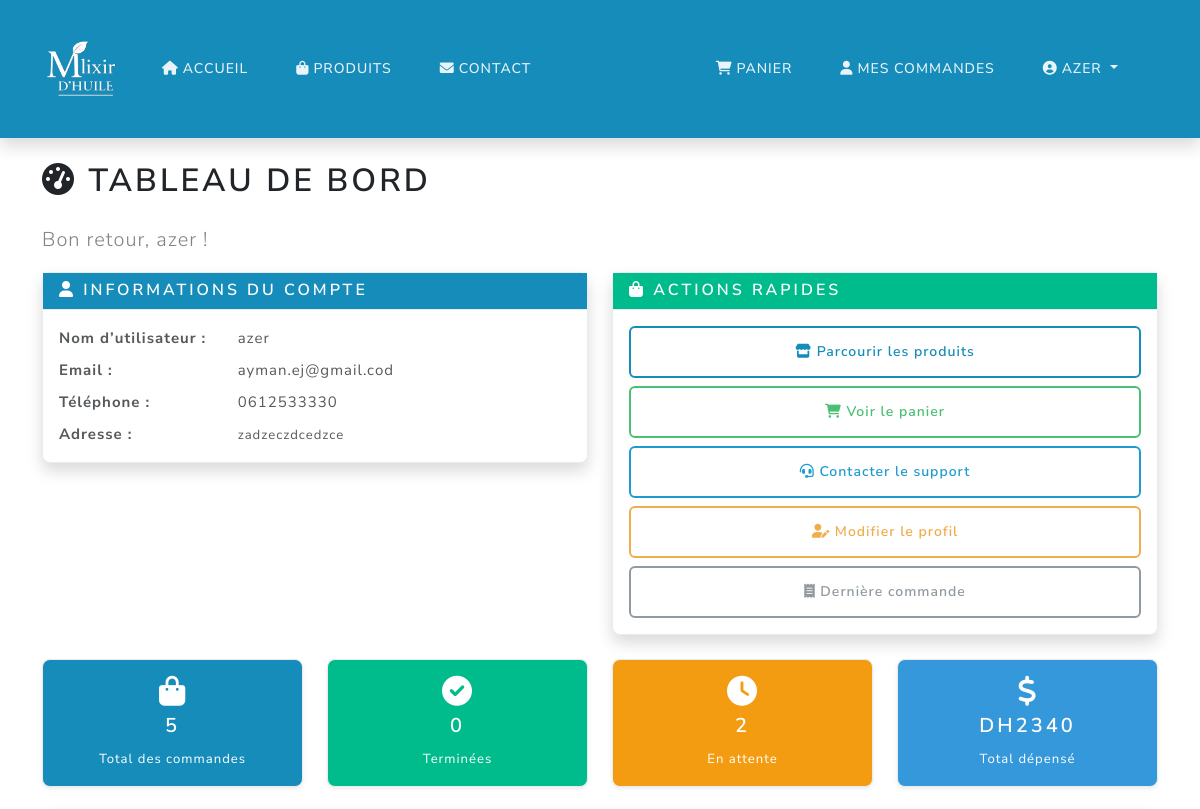
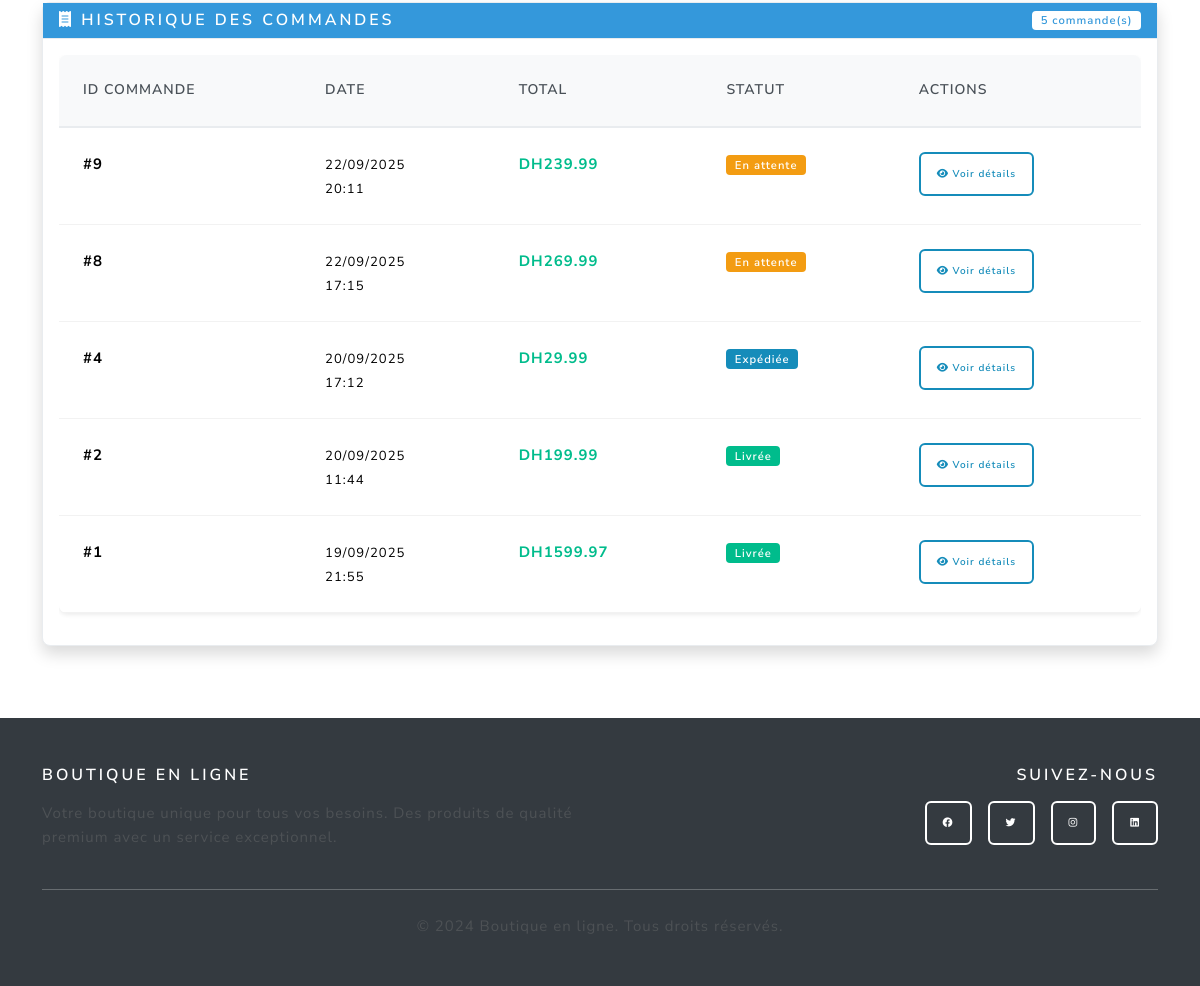
The page /dashboard (signed in) on the database its author committed (2 pictures, top to bottom).
### main.py (models this page shows)
class User(UserMixin, db.Model):
    id = db.Column(db.Integer, primary_key=True)
    username = db.Column(db.String(80), unique=True, nullable=False)
    email = db.Column(db.String(120), unique=True, nullable=False)
    password_hash = db.Column(db.String(120), nullable=False)
    phone = db.Column(db.String(20), nullable=True)
    address = db.Column(db.Text, nullable=True)
    is_admin = db.Column(db.Boolean, default=False)
    orders = db.relationship('Order', backref='user', lazy=True)

class Order(db.Model):
    id = db.Column(db.Integer, primary_key=True)
    user_id = db.Column(db.Integer, db.ForeignKey('user.id'), nullable=False)
    total = db.Column(db.Float, nullable=False)
    status = db.Column(db.String(20), default='pending')
    created_at = db.Column(db.DateTime, default=db.func.current_timestamp())

### main.py (the view)
@app.route('/dashboard')
@login_required
def dashboard():
    orders = Order.query.filter_by(user_id=current_user.id).order_by(Order.created_at.desc()).all()
    return render_template('dashboard.html', orders=orders)

### main.py (called while the page is built, shortened)
@login_manager.user_loader
def load_user(user_id):
    return User.query.get(int(user_id))

@app.context_processor
def inject_cart_count():
    if current_user.is_authenticated:
        try:
            from sqlalchemy import inspect
            inspector = inspect(db.engine)
            if 'cart' in inspector.get_table_names():
                cart_count = Cart.query.filter_by(user_id=current_user.id).count()
                cart_total_quantity = db.session.query(db.func.sum(Cart.quantity))\
                    .filter_by(user_id=current_user.id).scalar() or 0
                return {
                    'cart_count': cart_count,
                    'cart_total_quantity': int(cart_total_quantity)
                }
        except Exception:
            pass
    return {'cart_count': 0, 'cart_total_quantity': 0}

def get_shipping_settings():
    settings = ShippingSettings.query.first()
    return settings

@app.context_processor
def inject_shipping_settings():
    try:
        settings = get_shipping_settings()
        return {
            'shipping_settings': settings,
            'free_shipping_threshold': settings.free_shipping_threshold,
            'standard_shipping_cost': settings.standard_shipping_cost,
            'tax_rate': settings.tax_rate,
            'currency': settings.currency
        }
    except:
        return {
            'shipping_settings': None,
            'free_shipping_threshold': 500,
            'standard_shipping_cost': 30,
            'tax_rate': 0.2,
            'currency': 'DH'
        }

@app.context_processor
def inject_admin_stats():
    return {'unread_contacts_count': 0, 'pending_responses_count': 0}

### templates/dashboard.html (shortened to what this page needs)
{% extends "base.html" %}
{% block content %}
<div class="container py-4">
  <div class="row">
    <div class="col-12">
      <h1 class="mb-4"><i class="fas fa-tachometer-alt"></i> Tableau de bord</h1>
      <p class="lead text-muted">Bon retour, {{ current_user.username }} !</p>
    </div>
  </div>
  <div class="row mb-4">
    <div class="col-md-6">
      <div class="card shadow">
        <div class="card-header bg-primary text-white">
          <h5 class="mb-0"><i class="fas fa-user"></i> Informations du compte</h5>
        </div>
        <div class="card-body">
          <div class="row mb-2">
            <div class="col-sm-4">
              <strong>Nom d’utilisateur :</strong>
            </div>
            <div class="col-sm-8">{{ current_user.username }}</div>
          </div>
          <div class="row mb-2">
            <div class="col-sm-4">
              <strong>Email :</strong>
            </div>
            <div class="col-sm-8">{{ current_user.email }}</div>
          </div>
          <div class="row mb-2">
            <div class="col-sm-4">
              <strong>Téléphone :</strong>
            </div>
            <div class="col-sm-8">{{ current_user.phone or 'Non fourni' }}</div>
          </div>
          <div class="row">
            <div class="col-sm-4">
              <strong>Adresse :</strong>
            </div>
            <div class="col-sm-8">
              <small>{{ current_user.address or 'Non fournie' }}</small>
            </div>
          </div>
        </div>
      </div>
    </div>
    <div class="col-md-6">
      <div class="card shadow">
        <div class="card-header bg-success text-white">
          <h5 class="mb-0">
            <i class="fas fa-shopping-bag"></i> Actions rapides
          </h5>
        </div>
        <div class="card-body">
          <div class="d-grid gap-2">
            <a href="{{ url_for('products') }}" class="btn btn-outline-primary">
              <i class="fas fa-store"></i> Parcourir les produits
            </a>
            <a href="{{ url_for('cart') }}" class="btn btn-outline-success">
              <i class="fas fa-shopping-cart"></i> Voir le panier
            </a>
            <a href="{{ url_for('contact') }}" class="btn btn-outline-info">
              <i class="fas fa-headset"></i> Contacter le support
            </a>
            <a href="{{ url_for('profile') }}" class="btn btn-outline-warning">
              <i class="fas fa-user-edit"></i> Modifier le profil
            </a>
            {% if orders %}
            <a href="{{ url_for('order_detail', order_id=orders[0].id) }}" class="btn btn-outline-secondary">
              <i class="fas fa-receipt"></i> Dernière commande
            </a>
            {% endif %}
          </div>
        </div>
      </div>
    </div>
  </div>
  <div class="row mb-4">
    <div class="col-md-3">
      <div class="card bg-primary text-white">
        <div class="card-body text-center">
          <i class="fas fa-shopping-bag fa-2x mb-2"></i>
          <h4>{{ orders|length }}</h4>
          <small>Total des commandes</small>
        </div>
      </div>
    </div>
    <div class="col-md-3">
      <div class="card bg-success text-white">
        <div class="card-body text-center">
          <i class="fas fa-check-circle fa-2x mb-2"></i>
          <h4>{{ orders|selectattr('status', 'equalto', 'completed')|list|length }}</h4>
          <small>Terminées</small>
        </div>
      </div>
    </div>
    <div class="col-md-3">
      <div class="card bg-warning text-white">
        <div class="card-body text-center">
          <i class="fas fa-clock fa-2x mb-2"></i>
          <h4>{{ orders|selectattr('status', 'equalto', 'pending')|list|length }}</h4>
          <small>En attente</small>
        </div>
      </div>
    </div>
    <div class="col-md-3">
      <div class="card bg-info text-white">
        <div class="card-body text-center">
          <i class="fas fa-dollar-sign fa-2x mb-2"></i>
          <h4>DH{{ "%.0f"|format(orders|sum(attribute='total')) }}</h4>
          <small>Total dépensé</small>
        </div>
      </div>
    </div>
  </div>
  <div class="row">
    <div class="col-12">
      <div class="card shadow">
        <div class="card-header bg-info text-white d-flex justify-content-between align-items-center">
          <h5 class="mb-0"><i class="fas fa-receipt"></i> Historique des commandes</h5>
          <span class="badge bg-white text-info">{{ orders|length }} commande(s)</span>
        </div>
        <div class="card-body">
          {% if orders %}
          <div class="table-responsive">
            <table class="table table-hover">
              <thead>
                <tr>
                  <th>ID Commande</th>
                  <th>Date</th>
                  <th>Total</th>
                  <th>Statut</th>
                  <th>Actions</th>
                </tr>
              </thead>
              <tbody>
                {% for order in orders %}
                <tr>
                  <td><strong>#{{ order.id }}</strong></td>
                  <td>
                    <small>
                      {{ order.created_at.strftime('%d/%m/%Y') if order.created_at else 'N/A' }}<br>
                      {{ order.created_at.strftime('%H:%M') if order.created_at else '' }}
                    </small>
                  </td>
                  <td><strong class="text-success">DH{{ "%.2f"|format(order.total) }}</strong></td>
                  <td>
                    {% if order.status == 'pending' %}
                      <span class="badge bg-warning">En attente</span>
                    {% elif order.status == 'processing' %}
                      <span class="badge bg-info">En cours</span>
                    {% elif order.status == 'shipped' %}
                      <span class="badge bg-primary">Expédiée</span>
                    {% elif order.status == 'delivered' %}
                      <span class="badge bg-success">Livrée</span>
                    {% elif order.status == 'completed' %}
                      <span class="badge bg-success">Terminée</span>
                    {% elif order.status == 'cancelled' %}
                      <span class="badge bg-danger">Annulée</span>
                    {% else %}
                      <span class="badge bg-secondary">{{ order.status.title() }}</span>
                    {% endif %}
                  </td>
                  <td>
                    <a href="{{ url_for('order_detail', order_id=order.id) }}"
                       class="btn btn-sm btn-outline-primary">
                      <i class="fas fa-eye"></i> Voir détails
                    </a>
                  </td>
                </tr>
                {% endfor %}
              </tbody>
            </table>
          </div>
          {% endif %}
        </div>
      </div>
    </div>
  </div>
</div>
{% endblock %}

### templates/base.html (shortened to what this page needs)
<!DOCTYPE html>
<html lang="fr">
  <head>
    <link
      href="https://cdn.jsdelivr.net/npm/bootswatch@5.3.2/dist/lux/bootstrap.min.css"
      rel="stylesheet"
    />
    <link
      href="https://cdnjs.cloudflare.com/ajax/libs/font-awesome/6.0.0/css/all.min.css"
      rel="stylesheet"
    />
    <link
      href="{{ url_for('static', filename='css/style.css') }}"
      rel="stylesheet"
    />
  </head>
  <body>
    <nav class="navbar navbar-expand-lg navbar-dark bg-dark">
      <div class="container">
        <a class="navbar-brand d-flex align-items-center fw-bold" href="{{ url_for('home') }}">
          <img src="{{ url_for('static', filename='image1.png') }}"
               alt="E-SHOP Logo"
               style="height:80px; width:auto; border-radius:8px;">
        </a>
        <div class="collapse navbar-collapse" id="navbarNav">
          <ul class="navbar-nav me-auto">
            <li class="nav-item">
              <a class="nav-link" href="{{ url_for('home') }}">
                <i class="fas fa-home me-1"></i>Accueil
              </a>
            </li>
            <li class="nav-item">
              <a class="nav-link" href="{{ url_for('products') }}">
                <i class="fas fa-shopping-bag me-1"></i>Produits
              </a>
            </li>
            <li class="nav-item">
              <a class="nav-link" href="{{ url_for('contact') }}">
                <i class="fas fa-envelope me-1"></i>Contact
              </a>
            </li>
          </ul>
          <ul class="navbar-nav">
            {% if current_user.is_authenticated %}
              <li class="nav-item">
                <a class="nav-link position-relative" href="{{ url_for('cart') }}">
                  <i class="fas fa-shopping-cart me-1"></i>Panier
                </a>
              </li>
              <li class="nav-item">
                <a class="nav-link" href="{{ url_for('dashboard') }}">
                  <i class="fas fa-user me-1"></i>Mes commandes
                </a>
              </li>
              <li class="nav-item dropdown">
                <a class="nav-link dropdown-toggle" href="#" role="button" data-bs-toggle="dropdown">
                  <i class="fas fa-user-circle me-1"></i>{{ current_user.username }}
                </a>
              </li>
            {% endif %}
          </ul>
        </div>
      </div>
    </nav>
    <main>{% block content %}{% endblock %}</main>
    <footer class="bg-dark text-light py-5 mt-5">
      <div class="container">
        <div class="row">
          <div class="col-md-6">
            <h5 class="fw-bold mb-3">Boutique en ligne</h5>
            <p class="text-muted">
              Votre boutique unique pour tous vos besoins. Des produits de qualité
              premium avec un service exceptionnel.
            </p>
          </div>
          <div class="col-md-6 text-md-end">
            <h5 class="fw-bold mb-3">Suivez-nous</h5>
            <div class="d-flex justify-content-md-end gap-3">
              <a href="#" class="btn btn-outline-light btn-sm">
                <i class="fab fa-facebook"></i>
              </a>
              <a href="#" class="btn btn-outline-light btn-sm">
                <i class="fab fa-twitter"></i>
              </a>
              <a href="#" class="btn btn-outline-light btn-sm">
                <i class="fab fa-instagram"></i>
              </a>
              <a href="#" class="btn btn-outline-light btn-sm">
                <i class="fab fa-linkedin"></i>
              </a>
            </div>
          </div>
        </div>
        <hr class="my-4" />
        <div class="text-center">
          <p class="text-muted mb-0">
            &copy; 2024 Boutique en ligne. Tous droits réservés.
          </p>
        </div>
      </div>
    </footer>
  </body>
</html>

### static/css/style.css (style rules this page uses)
:root { --bs-blue: #158cba; --bs-indigo: #6610f2; --bs-purple: #6f42c1; --bs-pink: #e83e8c; --bs-red: #e74c3c; --bs-orange: #fd7e14; --bs-yellow: #f39c12; --bs-green: #00bc8c; --bs-teal: #20c997; --bs-cyan: #17a2b8; --bs-white: #fff; --bs-gray: #6c757d; --bs-gray-dark: #343a40; --bs-gray-100: #f8f9fa; --bs-gray-200: #e9ecef; --bs-gray-300: #dee2e6; --bs-gray-400: #ced4da; --bs-gray-500: #adb5bd; --bs-gray-600: #6c757d; --bs-gray-700: #495057; --bs-gray-800: #343a40; --bs-gray-900: #212529; --bs-primary: #158cba; --bs-secondary: #f8f9fa; --bs-success: #00bc8c; --bs-info: #3498db; --bs-warning: #f39c12; --bs-danger: #e74c3c; --bs-light: #f8f9fa; --bs-dark: #343a40; }
body { font-family: "Nunito Sans", -apple-system, BlinkMacSystemFont, "Segoe UI", Roboto, "Helvetica Neue", Arial, sans-serif, "Apple Color Emoji", "Segoe UI Emoji", "Segoe UI Symbol"; font-size: 0.9375rem; font-weight: 400; line-height: 1.6; color: #495057; background-color: #fff; }
h1, h2, h3, h4, h5, h6 { color: #212529; font-weight: 600; }
.navbar { box-shadow: 0 0.5rem 1rem rgba(0, 0, 0, 0.15); background-color: var(--bs-primary) !important; }
.navbar-brand { font-weight: 700; font-size: 1.5rem; color: white !important; }
.navbar-nav .nav-link { font-weight: 500; color: rgba(255, 255, 255, 0.9) !important; transition: color 0.15s ease-in-out; }
.btn { border-radius: 0.375rem; font-weight: 600; text-transform: none; transition: all 0.15s ease-in-out; }
.btn-outline-primary { color: var(--bs-primary); border-color: var(--bs-primary); }
.card { border: 1px solid var(--bs-gray-200); border-radius: 0.5rem; box-shadow: 0 0.125rem 0.25rem rgba(0, 0, 0, 0.075); background-color: white; }
.card-header { background-color: var(--bs-gray-100); border-bottom: 1px solid var(--bs-gray-200); font-weight: 600; }
footer { background-color: var(--bs-gray-800); color: white; margin-top: auto; }
footer h5 { color: white; font-weight: 600; }
footer a { color: var(--bs-gray-300); text-decoration: none; transition: color 0.15s ease-in-out; }
.badge { font-size: 0.75em; font-weight: 600; padding: 0.375em 0.75em; border-radius: 0.25rem; }
.bg-primary { background-color: var(--bs-primary) !important; }
.bg-success { background-color: var(--bs-success) !important; }
.bg-warning { background-color: var(--bs-warning) !important; }
.bg-info { background-color: var(--bs-info) !important; }
.text-success { color: var(--bs-success) !important; }
.text-info { color: var(--bs-info) !important; }
.table { border-radius: 0.5rem; overflow: hidden; box-shadow: 0 0.125rem 0.25rem rgba(0, 0, 0, 0.075); }
.table thead th { border-bottom: 2px solid var(--bs-gray-200); background-color: var(--bs-gray-100); font-weight: 600; color: var(--bs-gray-700); }

### rows shown on the page
User: username "AZER", username "azer", email "ayman.ej@gmail.cod", phone "0612533330", address "zadzeczdcedzce"
Order: id "9", created_at "22/09/2025", created_at "20:11", total "239.99", status "En attente"
Order: id "8", created_at "22/09/2025", created_at "17:15", total "269.99", status "En attente"
Order: id "4", created_at "20/09/2025", created_at "17:12", total "29.99", status "Expédiée"
Order: id "2", created_at "20/09/2025", created_at "11:44", total "199.99", status "Livrée"
Order: id "1", created_at "19/09/2025", created_at "21:55", total "1599.97", status "Livrée"

### other values the page prints
{{ orders|length }} "5"
{{ orders|selectattr('status', 'equalto', 'completed')|list|length }} "0"
{{ orders|selectattr('status', 'equalto', 'pending')|list|length }} "2"
{{ "%.0f"|format(orders|sum(attribute='total')) }} "2340"
